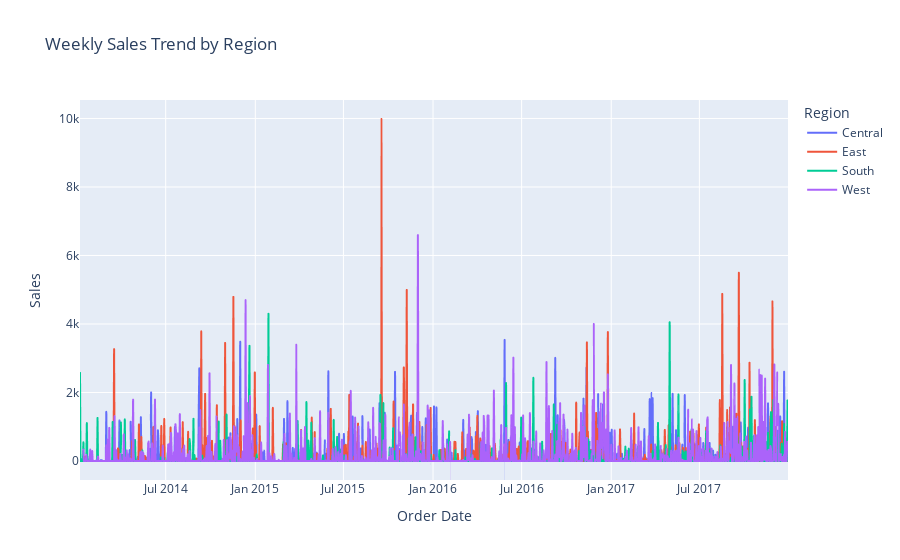

Write notebook code for a chart like this one.
### Markdown cell above
Resample weekly

### Code cell
def plot_weekly_sales_trend_by_region(df, date_col, sales_col, region_col):
    """Plots the weekly sales trend by region."""
    df[date_col] = pd.to_datetime(df[date_col])
    
    # Resampler les données par semaine et par région
    df_weekly = df.set_index(date_col).groupby(region_col).resample('D').agg({
        sales_col: 'sum'
    }).reset_index()
    
    # Tracer le graphique
    fig = px.line(df_weekly, x=date_col, y=sales_col, color=region_col, title='Weekly Sales Trend by Region')
    fig.update_layout(xaxis_title='Order Date', yaxis_title='Sales', legend_title='Region')
    fig.show()

# Exemple d'utilisation
plot_weekly_sales_trend_by_region(df, 'Order Date', 'Sales', 'Region')

### Figure 1 — Plotly figure (JSON) as saved in the notebook; plotly's stock layout.template omitted (floating-point values rounded to 4 significant figures; data arrays with more than 128 entries replaced by an {"elided": "..."} marker saying what was removed)
{"data": [{"hovertemplate": "Region=Central<br>Order Date=%{x}<br>Sales=%{y}<extra></extra>", "legendgroup": "Central", "line": {"color": "#636efa", "dash": "solid"}, "marker": {"symbol": "circle"}, "mode": "lines", "name": "Central", "showlegend": true, "type": "scattergl", "x": {"elided": "1452 str values"}, "xaxis": "x", "y": {"elided": "1452 float values"}, "yaxis": "y"}, {"hovertemplate": "Region=East<br>Order Date=%{x}<br>Sales=%{y}<extra></extra>", "legendgroup": "East", "line": {"color": "#EF553B", "dash": "solid"}, "marker": {"symbol": "circle"}, "mode": "lines", "name": "East", "showlegend": true, "type": "scattergl", "x": {"elided": "1450 str values"}, "xaxis": "x", "y": {"elided": "1450 float values"}, "yaxis": "y"}, {"hovertemplate": "Region=South<br>Order Date=%{x}<br>Sales=%{y}<extra></extra>", "legendgroup": "South", "line": {"color": "#00cc96", "dash": "solid"}, "marker": {"symbol": "circle"}, "mode": "lines", "name": "South", "showlegend": true, "type": "scattergl", "x": {"elided": "1454 str values"}, "xaxis": "x", "y": {"elided": "1454 float values"}, "yaxis": "y"}, {"hovertemplate": "Region=West<br>Order Date=%{x}<br>Sales=%{y}<extra></extra>", "legendgroup": "West", "line": {"color": "#ab63fa", "dash": "solid"}, "marker": {"symbol": "circle"}, "mode": "lines", "name": "West", "showlegend": true, "type": "scattergl", "x": {"elided": "1447 str values"}, "xaxis": "x", "y": {"elided": "1447 float values"}, "yaxis": "y"}], "layout": {"legend": {"title": {"text": "Region"}, "tracegroupgap": 0}, "title": {"text": "Weekly Sales Trend by Region"}, "xaxis": {"anchor": "y", "domain": [0, 1], "title": {"text": "Order Date"}}, "yaxis": {"anchor": "x", "domain": [0, 1], "title": {"text": "Sales"}}}}
